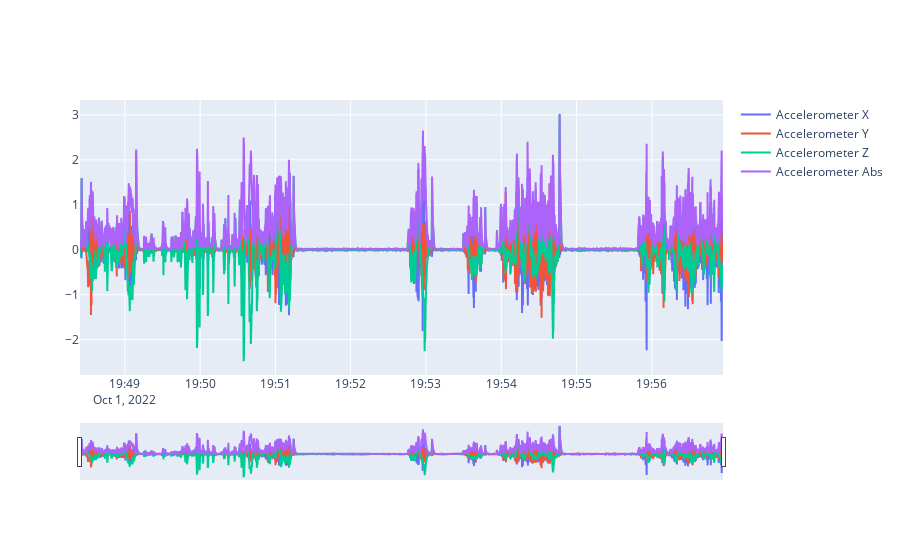

Here is the notebook cell this chart was saved with:
### Code cell
fig_acc = go.Figure()
fig_acc.add_trace(
    go.Scatter(
        x=df['timestamp'], 
        y=df['accelerometerX'], 
        name='Accelerometer X'
    )
)
fig_acc.add_trace(
    go.Scatter(
        x=df['timestamp'], 
        y=df['accelerometerY'], 
        name='Accelerometer Y'
    )
)
fig_acc.add_trace(
    go.Scatter(
        x=df['timestamp'], 
        y=df['accelerometerZ'], 
        name='Accelerometer Z'
    )
)
fig_acc.add_trace(
    go.Scatter(
        x=df['timestamp'], 
        y=df['_accelerometer_abs'], 
        name='Accelerometer Abs'
    )
)
fig_acc.update_layout(
    xaxis=dict(
        rangeslider=dict(visible=True)
        , type='date'
    )
)

### Figure 1 — Plotly figure (JSON) as saved in the notebook; plotly's stock layout.template omitted (floating-point values rounded to 4 significant figures; data arrays with more than 128 entries replaced by an {"elided": "..."} marker saying what was removed)
{"data": [{"name": "Accelerometer X", "type": "scatter", "x": {"elided": "4551 str values"}, "y": {"elided": "4551 float values"}}, {"name": "Accelerometer Y", "type": "scatter", "x": {"elided": "4551 str values"}, "y": {"elided": "4551 float values"}}, {"name": "Accelerometer Z", "type": "scatter", "x": {"elided": "4551 str values"}, "y": {"elided": "4551 float values"}}, {"name": "Accelerometer Abs", "type": "scatter", "x": {"elided": "4551 str values"}, "y": {"elided": "4551 float values"}}], "layout": {"xaxis": {"rangeslider": {"visible": true}, "type": "date"}}}
